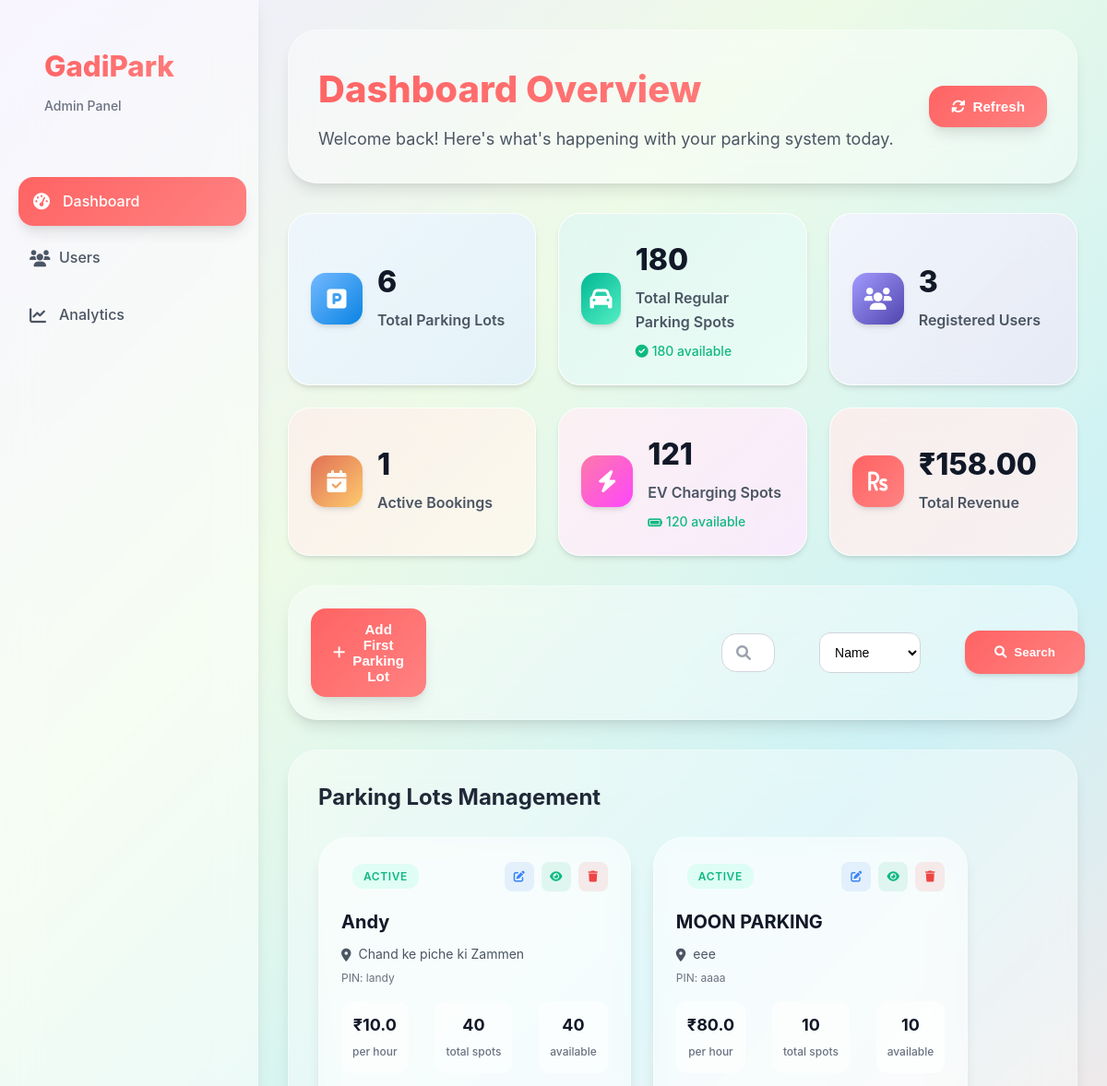
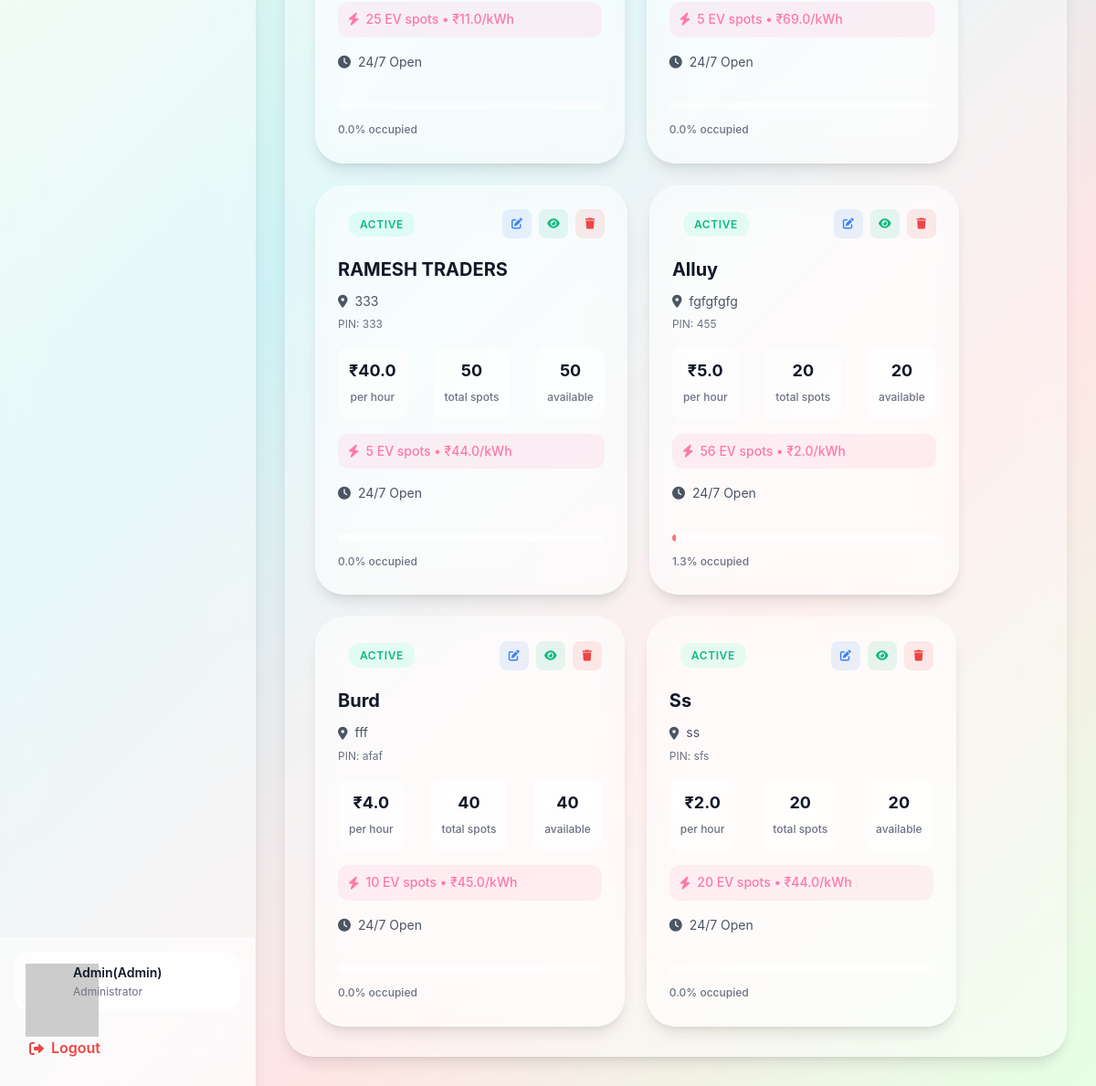
The app's page /admin_dashboard (signed in), older data (2 pictures, top to bottom).
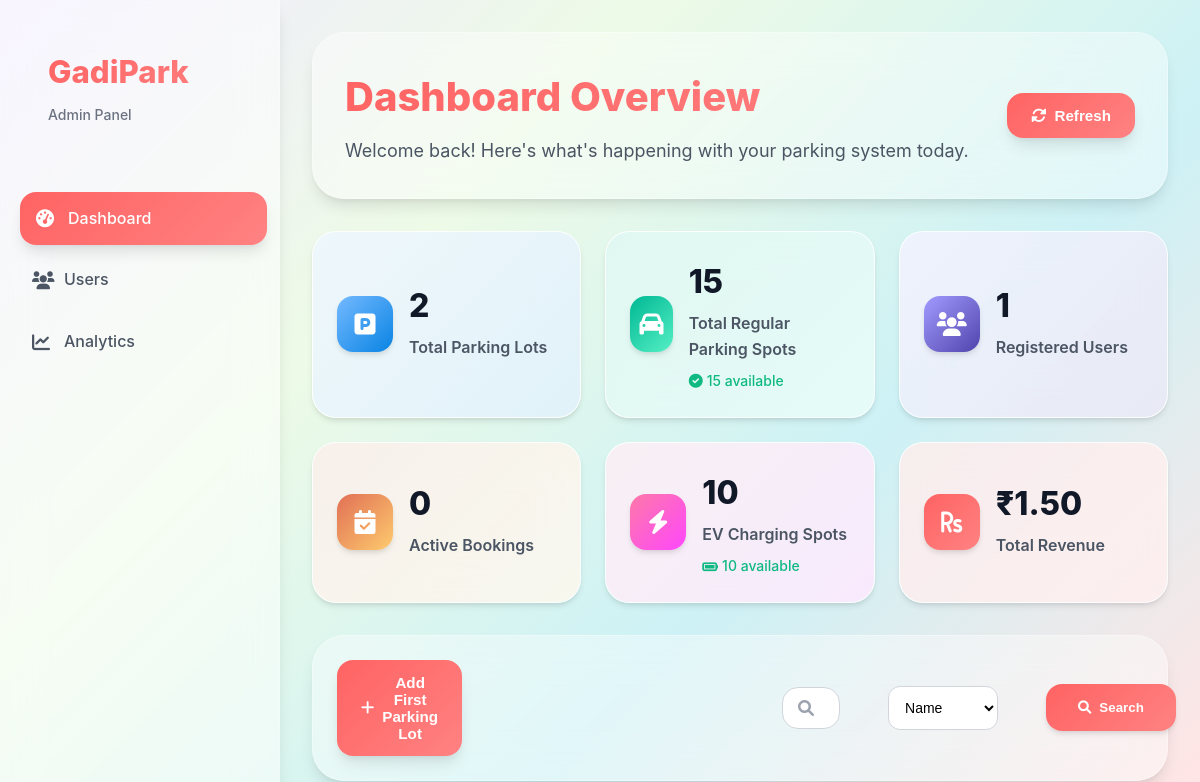
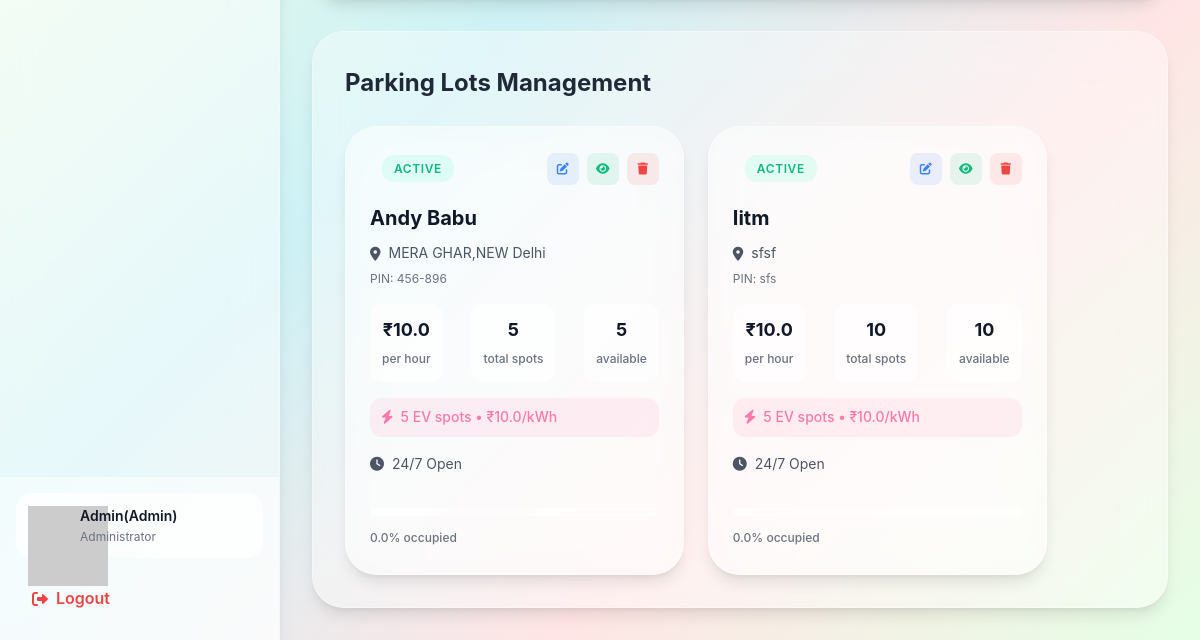
The same page, newer data (2 pictures, top to bottom).
### models/user.py (models this page shows, shortened)
class User(db.Model):
    __tablename__ = 'users'
    id=db.Column(db.Integer,primary_key=True)
    username=db.Column(db.String(80),unique=True,nullable=False)
    password_hash=db.Column(db.String(128),nullable=False)
    full_name=db.Column(db.String(80),nullable=True)
    is_admin=db.Column(db.Boolean,default=False)
    wallet_balance=db.Column(db.Float,default=0.00)
    total_parkings=db.Column(db.Integer,default=0)
    total_spendings=db.Column(db.Float,default=0)
    registration_date=db.Column(db.DateTime,default=db.func.current_timestamp())

### models/parking_lot.py (models this page shows, shortened)
class ParkingLot(db.Model):
    __tablename__ = 'parking_lots'
    id = db.Column(db.Integer, primary_key=True)
    name= db.Column(db.String(80), unique=True, nullable=False)
    address = db.Column(db.String(200), nullable=False)
    pincode = db.Column(db.String(10), nullable=False)
    hourly_rate = db.Column(db.Float, nullable=False)
    total_spots = db.Column(db.Integer, nullable=False)
    occupied_regular_spots = db.Column(db.Integer, default=0)
    occupied_ev_spots = db.Column(db.Integer, default=0)
    ev_spots = db.Column(db.Integer, default=0)
    ev_charging_rate = db.Column(db.Float, nullable=True)
    opening_time = db.Column(db.String(10), nullable=True)
    closing_time = db.Column(db.String(10), nullable=True)
    is_24_hours = db.Column(db.Boolean, default=False)
    description = db.Column(db.String(200), nullable=True)

### routes/admin.py (the view, shortened to what this page needs)
@admin_bp.route('/admin_dashboard')
@login_required
@admin_required
def admin_dashboard():
    lots=ParkingLot.query.all()
    user = User.query.get(session.get('user_id'))
    spots=ParkingSpot.query.all()
    t_lots=lots
    search=request.args.get('search','').strip()
    search_filter=request.args.get('search_filter')
    if search_filter == 'name':
        lots=ParkingLot.query.filter(ParkingLot.name.ilike(f'%{search}%'))
    if search_filter == 'location':
        lots=ParkingLot.query.filter(ParkingLot.address.ilike(f'%{search}%'))
    if search_filter == 'pincode':
        lots=ParkingLot.query.filter(ParkingLot.pincode.ilike(f'%{search}%'))
    lot_id=request.args.get('lot_id')
    def spots_count(is_ev):
        return ParkingSpot.query.filter_by(is_ev_spot=is_ev).count()
    total_regular_available_spots=ParkingSpot.query.filter_by(status='available',is_ev_spot=0).count()
    total_ev_available_spots=ParkingSpot.query.filter_by(status='available',is_ev_spot=1).count()
    total_regular_spots=spots_count(0)
    total_ev_spots=spots_count(1)
    bookings=Booking.query.all()
    bookings_lot_id=[]
    for b in bookings:
        bookings_lot_id.append(b.lot_id)
    active_bookings=Booking.query.count()
    total_users=User.query.count() - 1
    lot = None
    if lot_id:
        lot=ParkingLot.query.filter_by(id=lot_id).first()
    history=History.query.all()
    total_revenue=0
    for h in history:
        total_revenue+=h.total_amount_paid
    return render_template('admin_dashboard.html',lots=lots,lot=lot,user=user,spots=spots,total_regular_available_spots=total_regular_available_spots,total_users=total_users,total_ev_available_spots=total_ev_available_spots,total_regular_spots=total_regular_spots,total_ev_spots=total_ev_spots,active_bookings=active_bookings,total_revenue=total_revenue,t_lots=t_lots,bookings_lot_id=bookings_lot_id)

### Templates/admin_dashboard.html (shortened to what this page needs)
{%extends "base.html" %}
{%block style%}
<link rel="stylesheet" href="{{url_for('static',filename='css/admin_dashboard.css')}}">
<link rel="stylesheet" href="{{url_for('static',filename='css/modal.css')}}">
{%endblock%}
{%block content %}
    <div class="dashboard-container">
        {% include 'admin_sidebar.html' %}
        <div class="main-content">
            <div class="content-header bg">
                <div class="header-left">
                    <h1>Dashboard Overview</h1>
                    <p>Welcome back! Here's what's happening with your parking system today.</p>
                </div>
                <div class="header-right">
                    <a href="{{url_for('admin.admin_dashboard')}}">
                        <button class="btn-style" onclick="location.reload()">
                            <i class="fas fa-sync-alt"></i>
                            Refresh
                        </button>
                    </a>
                </div>
            </div>
            <div class="grid-section">
                <div class="grid-card primary">
                    <div class="grid-icon">
                        <i class="fa-solid fa-square-parking"></i>
                    </div>
                    <div class="grid-content">
                        <h3>{{t_lots|length}}</h3>
                        <p>Total Parking Lots</p>
                    </div>
                </div>
                <div class="grid-card success">
                    <div class="grid-icon">
                        <i class="fas fa-car"></i>
                    </div>
                    <div class="grid-content">
                        <h3>{{total_regular_spots}}</h3>
                        <p>Total Regular Parking Spots</p>
                        <span class="grid-change positive">
                            <i class="fas fa-check-circle"></i>
                            {{total_regular_available_spots}} available
                        </span>
                    </div>
                </div>
                <div class="grid-card info">
                    <div class="grid-icon">
                        <i class="fas fa-users"></i>
                    </div>
                    <div class="grid-content">
                        <h3>{{total_users}}</h3>
                        <p>Registered Users</p>
                    </div>
                </div>
                <div class="grid-card warning">
                    <div class="grid-icon">
                        <i class="fas fa-calendar-check"></i>
                    </div>
                    <div class="grid-content">
                        <h3>{{active_bookings}}</h3>
                        <p>Active Bookings</p>
                    </div>
                </div>
                <div class="grid-card electric">
                    <div class="grid-icon">
                        <i class="fas fa-bolt"></i>
                    </div>
                    <div class="grid-content">
                        <h3>{{total_ev_spots}}</h3>
                        <p>EV Charging Spots</p>
                        <span class="grid-change positive">
                            <i class="fas fa-battery-full"></i>
                            {{total_ev_available_spots }} available
                        </span>
                    </div>
                </div>
                <div class="grid-card revenue">
                    <div class="grid-icon">
                        <i class="fas fa-rupee-sign"></i>
                    </div>
                    <div class="grid-content">
                        <h3>₹{{"%.2f"|format(total_revenue)}}</h3>
                        <p>Total Revenue</p>
                    </div>
                </div>
            </div>
            <div class="search-section bg " id="search-section">
                <button class="btn-style" id="add_parking_lot">
                    <i class="fas fa-plus"></i>
                        Add First Parking Lot
                </button>
                <form action="{{url_for('admin.admin_dashboard')}}" method="get">
                    <div class="search-container" id="search-container">
                        <div class="search-box">
                            <i class="fas fa-search"></i>
                            <input type="search" required name="search" placeholder="Search parking lots,...">
                        </div>
                        <div class="filter-controls">
                            <select name="search_filter" >
                                <option value="name">Name</option>
                            </select>
                        </div>
                        <button type="submit" class="search-btn" id="search-btn">
                            <i class="fas fa-search"></i>
                            Search
                        </button>
                    </div>
                </form>
            </div>
            <div class="parking-lots-section bg">
                <div class="parking-header">
                    <h2>Parking Lots Management</h2>
                </div>
                <div class="parking-lots-card-container">
                    {% for lot in lots %}
                    <div class="parking-lot-card bg">
                        <div class="card-header">
                            <div class="lot-status">
                                {% if lot.total_spots + lot.ev_spots == lot.occupied_regular_spots + lot.occupied_ev_spots %}
                                    <div class="full lot-status">
                                        Full
                                    </div>
                                {% else %}
                                    <div class="active lot-status">
                                        Active
                                    </div>
                                {% endif %}
                            </div>
                            <div class="card-actions">
                                <a href="{{ url_for('admin.admin_dashboard', lot_id=lot.id) }}"
                                   class="action-btn edit-lot ">
                                    <i class="fas fa-edit edit-lot"></i>
                                </a>
                                <form action="{{url_for('parking.view_details')}}" method="post">
                                    <button class="action-btn view"><i class="fas fa-eye"></i></button>
                                </form>
                                <a href="{{ url_for('parking.delete_lot', lot_id=lot.id) }}"
                                   class="action-btn delete"
                                   onclick="return confirm('Are you sure you want to delete this parking lot?')">
                                    <i class="fas fa-trash"></i>
                                </a>
                            </div>
                        </div>
                        <div class="card-content">
                            <h3>{{ lot.name }}</h3>
                            <p class="lot-address">
                                <i class="fas fa-map-marker-alt"></i>
                                {{ lot.address }}
                            </p>
                            <p class="lot-pincode">PIN: {{ lot.pincode }}</p>
                            <div class="lot-stats">
                                <div class="stat">
                                    <span class="stat-value">₹{{ lot.hourly_rate }}</span>
                                    <span class="stat-label">per hour</span>
                                </div>
                                <div class="stat">
                                    <span class="stat-value">{{ lot.total_spots }}</span>
                                    <span class="stat-label">total spots</span>
                                </div>
                                <div class="stat">
                                    <span class="stat-value">{{ lot.total_spots-lot.occupied_regular_spots}}</span>
                                    <span class="stat-label">available</span>
                                </div>
                            </div>
                            {% if lot.ev_spots > 0 %}
                            <div class="ev-info">
                                <i class="fas fa-bolt"></i>
                                <span>{{ lot.ev_spots }} EV spots • ₹{{ lot.ev_charging_rate }}/kWh</span>
                            </div>
                            {% endif %}
                            <div class="lot-hours">
                                {% if lot.is_24_hours %}
                                    <i class="fas fa-clock"></i>
                                    <span>24/7 Open</span>
                                {% else %}
                                    <i class="fas fa-clock"></i>
                                    <span>{{ lot.opening_time }} - {{ lot.closing_time }}</span>
                                {% endif %}
                            </div>
                        </div>
                        <div class="card-footer">
                            <div class="occupancy-bar">
                                <div class="occupancy-fill" style="width: {{ ((lot.occupied_regular_spots + lot.occupied_ev_spots) / (lot.total_spots + lot.ev_spots) * 100) if (lot.total_spots + lot.ev_spots) > 0 else 0 }}%">
                                </div>
                            </div>
                            <span class="occupancy-text">
                                {{ (((lot.occupied_regular_spots + lot.occupied_ev_spots) /(lot.total_spots + lot.ev_spots) * 100) | round(1)) if (lot.total_spots + lot.ev_spots) > 0 else 0 }}% occupied
                            </span>
                        </div>
                    </div>
                    {% endfor %}
                </div>
            </div>
        </div>
    </div>
{%endblock%}

### Templates/base.html (shortened to what this page needs)
<!DOCTYPE html>
<html lang="en">
<head>
    <link rel="stylesheet" href="https://cdnjs.cloudflare.com/ajax/libs/font-awesome/6.0.0/css/all.min.css">
    <link rel="stylesheet" href="{{url_for('static',filename='css/base.css')}}">
    {%block style %}{%endblock%}
</head>
<body>
    {% block content %}
    {% endblock %}
</body>
</html>

### Templates/admin_sidebar.html
{%extends "base.html" %}
{%block style%}
<link rel="stylesheet" href="{{url_for('static',filename='css/admin_sidebar.css')}}">
{%endblock%}
{%block content %}
{% set current_path = request.path %}
<div class="sidebar">
    <div class="sidebar-header">
        <div class="logo">
            <h2>GadiPark</h2>
            <span>Admin Panel</span>
        </div>
    </div>
    <nav class="sidebar-nav">
        <a href="{{url_for('admin.admin_dashboard')}}" class="nav-item {% if current_path == url_for('admin.admin_dashboard') %}active{% endif %}">
            <i class="fas fa-tachometer-alt"></i>
            <span>Dashboard</span>
        </a>
        <a href="{{url_for('admin.users_summery')}}" class="nav-item {%if current_path == url_for('admin.users_summery') %}active{% endif %}">
            <i class="fas fa-users"></i>
            <span>Users</span>
        </a>
        <a href="{{url_for('admin.admin_charts')}}" class="nav-item {%if current_path == url_for('admin.admin_charts') %}active{% endif %} ">
            <i class="fas fa-chart-line"></i>
            <span>Analytics</span>
        </a>
    </nav>
    <div class="sidebar-footer">
        <a href="{{url_for('profile.profile')}}">
            <div class="admin-profile">
                <div class="profile-pic">
                <img src="https://api.dicebear.com/9.x/open-peeps/svg?seed={{ username }}&backgroundColor=transparent&radius=50"alt="Profile Avatar"class="profile-avatar"/>
                </div>
                <div class="profile-info">
                    <span class="profile-name">{{user.full_name}}(Admin)</span>
                    <span class="profile-role">Administrator</span>
                </div>
            </div>
        </a>
        <a href="{{url_for('auth.logout')}}" class="logout-btn">
            <i class="fas fa-sign-out-alt"></i>
            <span>Logout</span>
        </a>
    </div>
</div>
{%endblock%}

Row changes from the older to the newer data that the page shows:
removed ParkingLot: shows "ACTIVE", name "RAMESH TRADERS", address "333", pincode "333", hourly_rate "40.0", total_spots "50", lot.total_spots-lot.occupied_regular_spots "50", ev_spots "5", ev_charging_rate "44.0", is_24_hours True (drawn), total_spots+ev_spots+occupied_regular_spots "0.0"
removed ParkingLot: shows "ACTIVE", name "Alluy", address "fgfgfgfg", pincode "455", hourly_rate "5.0", total_spots "20", lot.total_spots-lot.occupied_regular_spots "20", ev_spots "56", ev_charging_rate "2.0", is_24_hours True (drawn), total_spots+ev_spots+occupied_regular_spots "1.3"
removed ParkingLot: shows "ACTIVE", name "Burd", address "fff", pincode "afaf", hourly_rate "4.0", total_spots "40", lot.total_spots-lot.occupied_regular_spots "40", ev_spots "10", ev_charging_rate "45.0", is_24_hours True (drawn), total_spots+ev_spots+occupied_regular_spots "0.0"
removed ParkingLot: shows "ACTIVE", name "Ss", address "ss", pincode "sfs", hourly_rate "2.0", total_spots "20", lot.total_spots-lot.occupied_regular_spots "20", ev_spots "20", ev_charging_rate "44.0", is_24_hours True (drawn), total_spots+ev_spots+occupied_regular_spots "0.0"
changed ParkingLot: name "Andy" → "Andy Babu"; address "Chand ke piche ki Zammen" → "MERA GHAR,NEW Delhi"; pincode "landy" → "456-896"; total_spots "40" → "5"; lot.total_spots-lot.occupied_regular_spots "40" → "5"; ev_spots "25" → "5"; ev_charging_rate "11.0" → "10.0"
changed ParkingLot: name "MOON PARKING" → "Iitm"; address "eee" → "sfsf"; pincode "aaaa" → "sfs"; hourly_rate "80.0" → "10.0"; ev_charging_rate "69.0" → "10.0"
Text that changed along with them:
{{ t_lots|length }}: "6" → "2"
{{ total_regular_spots }}: "180" → "15"
{{ total_regular_available_spots }}: "180" → "15"
{{ total_users }}: "3" → "1"
{{ active_bookings }}: "1" → "0"
{{ total_ev_spots }}: "121" → "10"
{{ total_ev_available_spots }}: "120" → "10"
{{ "%.2f"|format(total_revenue) }}: "158.00" → "1.50"
